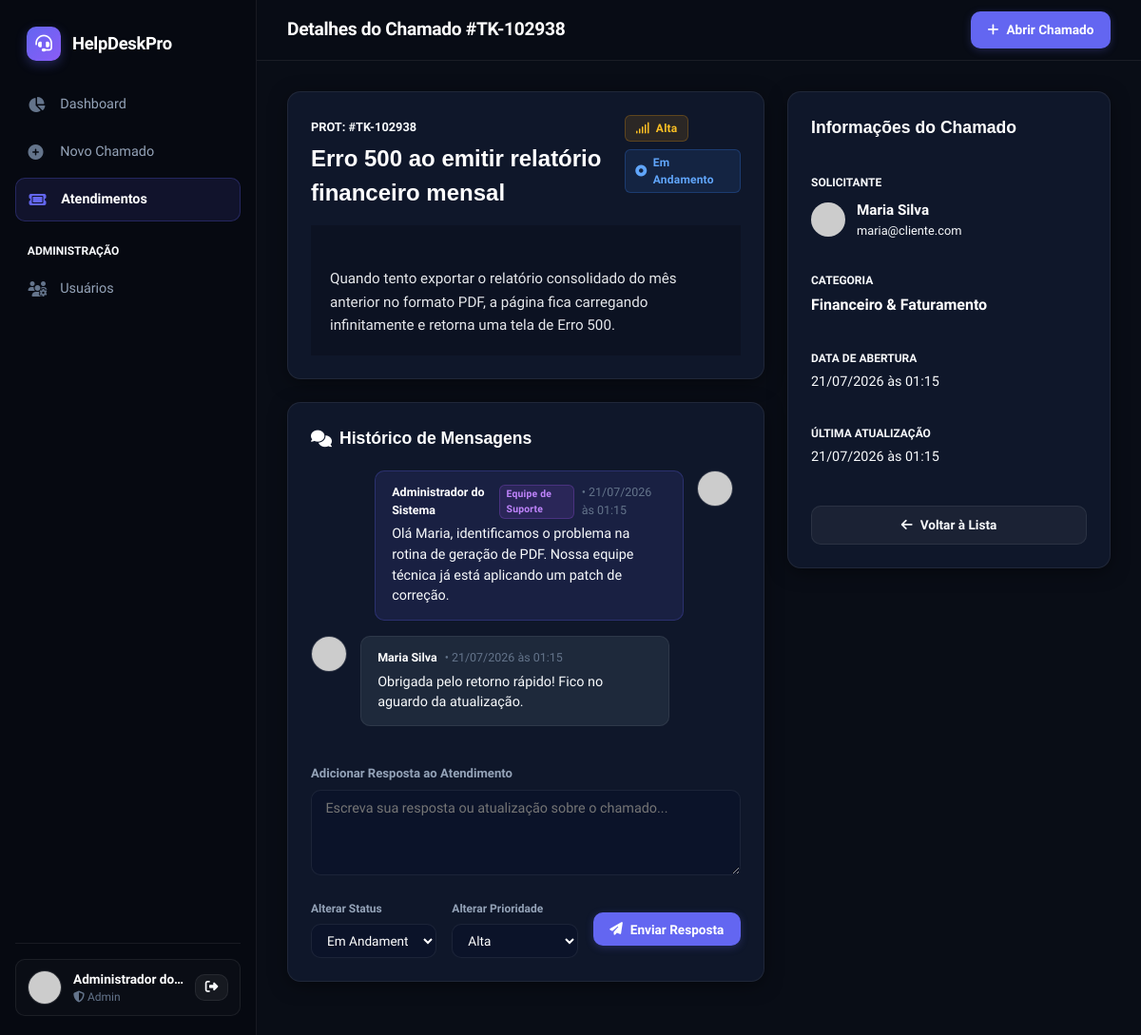
Screenshot of /ticket/TK-102938 (signed in) with the database file from the repository.
### app/models.py (models this page shows, shortened)
class User(UserMixin, db.Model):
    id = db.Column(db.Integer, primary_key=True)
    name = db.Column(db.String(100), nullable=False)
    email = db.Column(db.String(100), unique=True, nullable=False)
    phone = db.Column(db.String(20))
    password_hash = db.Column(db.String(256), nullable=False)
    is_admin = db.Column(db.Boolean, default=False)
    created_at = db.Column(db.DateTime, default=datetime.utcnow)
    tickets = db.relationship('Ticket', backref='requester', lazy=True)
    messages = db.relationship('Message', backref='author', lazy=True)
    def avatar_url(self, size=80):
        digest = hashlib.md5(self.email.lower().encode('utf-8')).hexdigest()
        return f'https://www.gravatar.com/avatar/{digest}?d=mp&s={size}'

class Ticket(db.Model):
    id = db.Column(db.Integer, primary_key=True)
    protocol = db.Column(db.String(10), unique=True, nullable=False)
    title = db.Column(db.String(120), nullable=False)
    description = db.Column(db.Text, nullable=False)
    category = db.Column(db.Enum(CategoryEnum), nullable=False, default=CategoryEnum.TECNICO)
    priority = db.Column(db.Enum(PriorityEnum), nullable=False, default=PriorityEnum.MEDIA)
    status = db.Column(db.Enum(StatusEnum), nullable=False, default=StatusEnum.ABERTO)
    created_at = db.Column(db.DateTime, default=datetime.utcnow)
    updated_at = db.Column(db.DateTime, default=datetime.utcnow, onupdate=datetime.utcnow)
    user_id = db.Column(db.Integer, db.ForeignKey('user.id'), nullable=False)
    messages = db.relationship('Message', backref='ticket', lazy=True, cascade="all, delete-orphan", order_by="Message.created_at.asc()")
    attachments = db.relationship('Attachment', backref='ticket', lazy=True, cascade="all, delete-orphan")
    @property
    def status_badge(self):
        mapping = {
            StatusEnum.ABERTO: 'badge-amber',
            StatusEnum.EM_ANDAMENTO: 'badge-blue',
            StatusEnum.AGUARDANDO_RESPOSTA: 'badge-purple',
            StatusEnum.FECHADO: 'badge-emerald'
        }
        return mapping.get(self.status, 'badge-slate')
    @property
    def priority_badge(self):
        mapping = {
            PriorityEnum.MINIMA: 'badge-slate',
            PriorityEnum.MEDIA: 'badge-blue',
            PriorityEnum.ALTA: 'badge-amber',
            PriorityEnum.MAXIMA: 'badge-rose'
        }
        return mapping.get(self.priority, 'badge-slate')

class Message(db.Model):
    id = db.Column(db.Integer, primary_key=True)
    content = db.Column(db.Text, nullable=False)
    created_at = db.Column(db.DateTime, default=datetime.utcnow)
    user_id = db.Column(db.Integer, db.ForeignKey('user.id'), nullable=False)
    ticket_id = db.Column(db.Integer, db.ForeignKey('ticket.id'), nullable=False)

### app/routes.py (the view, shortened to what this page needs)
@main_bp.route('/ticket/<protocol>', methods=['GET', 'POST'])
@login_required
def view_ticket(protocol):
    ticket = Ticket.query.filter_by(protocol=protocol).first_or_404()
    if not current_user.is_admin and ticket.user_id != current_user.id:
        flash('Acesso negado a este atendimento.', 'danger')
        return redirect(url_for('main.my_tickets'))
    return render_template('view_ticket.html', ticket=ticket, statuses=StatusEnum, priorities=PriorityEnum)

### app/__init__.py (called while the page is built)
def create_app(config_class=Config):
    app = Flask(__name__)
    app.config.from_object(config_class)
    os.makedirs(app.config['UPLOAD_FOLDER'], exist_ok=True)
    db.init_app(app)
    login_manager = LoginManager()
    login_manager.login_view = 'auth.login'
    login_manager.login_message = 'Por favor, faça login para acessar esta página.'
    login_manager.login_message_category = 'warning'
    login_manager.init_app(app)
    @login_manager.user_loader
    def load_user(user_id):
        return User.query.get(int(user_id))
    from .routes import main_bp
    from .auth import auth_bp
    app.register_blueprint(main_bp)
    app.register_blueprint(auth_bp)
    with app.app_context():
        db.create_all()
    return app

### app/templates/view_ticket.html (shortened to what this page needs)
{% extends "base.html" %}
{% block page_title %}Detalhes do Chamado #{{ ticket.protocol }}{% endblock %}
{% block content %}
<div style="display: grid; grid-template-columns: 1fr 340px; gap: 1.5rem;">
    <div>
        <div class="glass-card" style="margin-bottom: 1.5rem;">
            <div style="display: flex; align-items: flex-start; justify-content: space-between; gap: 1rem; margin-bottom: 1rem;">
                <div>
                    <span style="font-size: 0.8rem; color: var(--primary); font-weight: 700;">PROT: #{{ ticket.protocol }}</span>
                    <h2 style="font-family: 'Outfit', sans-serif; font-size: 1.5rem; font-weight: 700; color: #fff; margin-top: 0.25rem;">
                        {{ ticket.title }}
                    </h2>
                </div>
                <div style="display: flex; gap: 0.5rem; flex-wrap: wrap;">
                    <span class="badge-status {{ ticket.priority_badge }}">
                        <i class="fa-solid fa-signal"></i> {{ ticket.priority.value }}
                    </span>
                    <span class="badge-status {{ ticket.status_badge }}">
                        <i class="fa-solid fa-circle-dot"></i> {{ ticket.status.value }}
                    </span>
                </div>
            </div>
            <div style="background: rgba(0, 0, 0, 0.2); border: 1px solid var(--bg-card-border); border-radius: var(--border-radius-sm); padding: 1.25rem; font-size: 0.95rem; line-height: 1.6; white-space: pre-line; color: #e5e7eb;">
                {{ ticket.description }}
            </div>
        </div>
        <div class="glass-card" style="margin-bottom: 1.5rem;">
            <h3 style="font-family: 'Outfit', sans-serif; font-size: 1.1rem; font-weight: 600; color: #fff; margin-bottom: 1.25rem; display: flex; align-items: center; gap: 0.5rem;">
                <i class="fa-solid fa-comments text-gradient"></i> Histórico de Mensagens
            </h3>
            <div class="chat-container">
                {% if ticket.messages %}
                    {% for msg in ticket.messages %}
                        <div class="chat-bubble {% if msg.user_id == current_user.id %}bubble-user{% else %}bubble-support{% endif %}">
                            <img src="{{ msg.author.avatar_url(40) }}" class="user-avatar" style="width: 38px; height: 38px;">
                            <div class="chat-content">
                                <div class="chat-header">
                                    <span class="chat-author-name">{{ msg.author.name }}</span>
                                    {% if msg.author.is_admin %}
                                        <span class="badge-status badge-purple" style="font-size: 0.65rem; padding: 0.1rem 0.4rem;">Equipe de Suporte</span>
                                    {% endif %}
                                    <span>• {{ msg.created_at.strftime('%d/%m/%Y às %H:%M') }}</span>
                                </div>
                                <div class="chat-body">{{ msg.content }}</div>
                            </div>
                        </div>
                    {% endfor %}
                {% else %}
                    <div style="text-align: center; padding: 2rem 1rem; color: var(--text-muted); font-size: 0.9rem;">
                        <i class="fa-solid fa-comment-dots" style="font-size: 2.5rem; opacity: 0.3; margin-bottom: 0.75rem;"></i>
                        <p>Nenhuma mensagem trocada ainda. Envie uma resposta abaixo.</p>
                    </div>
                {% endif %}
            </div>
            <form method="POST" action="{{ url_for('main.view_ticket', protocol=ticket.protocol) }}" style="border-top: 1px solid var(--bg-card-border); padding-top: 1.25rem;">
                <div class="form-group">
                    <label for="message" class="form-label">Adicionar Resposta ao Atendimento</label>
                    <textarea id="message" name="message" class="form-control-custom" rows="4" placeholder="Escreva sua resposta ou atualização sobre o chamado..."></textarea>
                </div>
                <div style="display: flex; align-items: center; justify-content: space-between; gap: 1rem; flex-wrap: wrap;">
                    {% if current_user.is_admin %}
                    <div style="display: flex; gap: 1rem; flex: 1;">
                        <div style="flex: 1;">
                            <label class="form-label" style="font-size: 0.75rem;">Alterar Status</label>
                            <select name="status" class="form-control-custom" style="padding: 0.5rem 0.75rem; font-size: 0.85rem;">
                                {% for s in statuses %}
                                <option value="{{ s.name }}" {% if ticket.status == s %}selected{% endif %}>{{ s.value }}</option>
                                {% endfor %}
                            </select>
                        </div>
                        <div style="flex: 1;">
                            <label class="form-label" style="font-size: 0.75rem;">Alterar Prioridade</label>
                            <select name="priority" class="form-control-custom" style="padding: 0.5rem 0.75rem; font-size: 0.85rem;">
                                {% for p in priorities %}
                                <option value="{{ p.name }}" {% if ticket.priority == p %}selected{% endif %}>{{ p.value }}</option>
                                {% endfor %}
                            </select>
                        </div>
                    </div>
                    {% endif %}
                    <button type="submit" class="btn-custom btn-primary-custom" style="margin-left: auto;">
                        <i class="fa-solid fa-paper-plane"></i> Enviar Resposta
                    </button>
                </div>
            </form>
        </div>
    </div>
    <div>
        <div class="glass-card" style="position: sticky; top: 90px;">
            <h3 style="font-family: 'Outfit', sans-serif; font-size: 1.1rem; font-weight: 600; color: #fff; margin-bottom: 1.25rem; padding-bottom: 0.75rem; border-bottom: 1px solid var(--bg-card-border);">
                Informações do Chamado
            </h3>
            <div style="display: flex; flex-direction: column; gap: 1.1rem;">
                <div>
                    <span style="font-size: 0.75rem; color: var(--text-muted); text-transform: uppercase; font-weight: 700;">Solicitante</span>
                    <div style="display: flex; align-items: center; gap: 0.75rem; margin-top: 0.4rem;">
                        <img src="{{ ticket.requester.avatar_url(50) }}" style="width: 36px; height: 36px; border-radius: 50%;">
                        <div>
                            <div style="font-weight: 600; color: #fff; font-size: 0.95rem;">{{ ticket.requester.name }}</div>
                            <div style="font-size: 0.8rem; color: var(--text-muted);">{{ ticket.requester.email }}</div>
                        </div>
                    </div>
                </div>
                <div style="border-top: 1px solid var(--bg-card-border); padding-top: 0.8rem;">
                    <span style="font-size: 0.75rem; color: var(--text-muted); text-transform: uppercase; font-weight: 700;">Categoria</span>
                    <div style="font-weight: 600; color: #fff; margin-top: 0.2rem;">{{ ticket.category.value }}</div>
                </div>
                <div style="border-top: 1px solid var(--bg-card-border); padding-top: 0.8rem;">
                    <span style="font-size: 0.75rem; color: var(--text-muted); text-transform: uppercase; font-weight: 700;">Data de Abertura</span>
                    <div style="font-weight: 500; color: var(--text-main); margin-top: 0.2rem; font-size: 0.9rem;">
                        {{ ticket.created_at.strftime('%d/%m/%Y às %H:%M') }}
                    </div>
                </div>
                <div style="border-top: 1px solid var(--bg-card-border); padding-top: 0.8rem;">
                    <span style="font-size: 0.75rem; color: var(--text-muted); text-transform: uppercase; font-weight: 700;">Última Atualização</span>
                    <div style="font-weight: 500; color: var(--text-main); margin-top: 0.2rem; font-size: 0.9rem;">
                        {{ ticket.updated_at.strftime('%d/%m/%Y às %H:%M') }}
                    </div>
                </div>
            </div>
            <div style="margin-top: 1.5rem; padding-top: 1rem; border-top: 1px solid var(--bg-card-border);">
                <a href="{{ url_for('main.my_tickets') }}" class="btn-custom btn-secondary-custom" style="width: 100%;">
                    <i class="fa-solid fa-arrow-left"></i> Voltar à Lista
                </a>
            </div>
        </div>
    </div>
</div>
{% endblock %}

### app/templates/base.html (shortened to what this page needs)
<!DOCTYPE html>
<html lang="pt-BR">
<head>
    <link rel="stylesheet" href="https://cdnjs.cloudflare.com/ajax/libs/font-awesome/6.4.0/css/all.min.css">
    <link rel="stylesheet" href="{{ url_for('static', filename='css/style.css') }}">
</head>
<body>
{% if current_user.is_authenticated %}
<div class="app-container">
    <aside class="app-sidebar">
        <a href="{{ url_for('main.dashboard') }}" class="brand-logo">
            <div class="brand-icon">
                <i class="fa-solid fa-headset"></i>
            </div>
            <span>HelpDesk<span class="text-gradient">Pro</span></span>
        </a>
        <ul class="sidebar-menu">
            <li>
                <a href="{{ url_for('main.dashboard') }}" class="sidebar-link {% if request.endpoint == 'main.dashboard' %}active{% endif %}">
                    <i class="fa-solid fa-chart-pie"></i>
                    <span>Dashboard</span>
                </a>
            </li>
            <li>
                <a href="{{ url_for('main.create_ticket') }}" class="sidebar-link {% if request.endpoint == 'main.create_ticket' %}active{% endif %}">
                    <i class="fa-solid fa-plus-circle"></i>
                    <span>Novo Chamado</span>
                </a>
            </li>
            <li>
                <a href="{{ url_for('main.my_tickets') }}" class="sidebar-link {% if request.endpoint in ['main.my_tickets', 'main.view_ticket'] %}active{% endif %}">
                    <i class="fa-solid fa-ticket"></i>
                    <span>Atendimentos</span>
                </a>
            </li>
            {% if current_user.is_admin %}
            <li style="margin-top: 1rem; margin-bottom: 0.2rem; padding-left: 0.8rem; font-size: 0.75rem; color: var(--text-dim); text-transform: uppercase; font-weight: 700;">
                Administração
            </li>
            <li>
                <a href="{{ url_for('main.admin_users') }}" class="sidebar-link {% if request.endpoint == 'main.admin_users' %}active{% endif %}">
                    <i class="fa-solid fa-users-gear"></i>
                    <span>Usuários</span>
                </a>
            </li>
            {% endif %}
        </ul>
        <div class="sidebar-footer">
            <div class="user-profile-card">
                <img src="{{ current_user.avatar_url() }}" alt="{{ current_user.name }}" class="user-avatar">
                <div class="user-info">
                    <div class="user-name">{{ current_user.name }}</div>
                    <div class="user-role">
                        {% if current_user.is_admin %}
                            <i class="fa-solid fa-shield-halved text-gradient"></i> Admin
                        {% else %}
                            <i class="fa-solid fa-user"></i> Cliente
                        {% endif %}
                    </div>
                </div>
                <a href="{{ url_for('auth.logout') }}" class="btn-custom btn-secondary-custom" style="padding: 0.4rem 0.6rem;" title="Sair">
                    <i class="fa-solid fa-right-from-bracket"></i>
                </a>
            </div>
        </div>
    </aside>
    <div class="app-main">
        <header class="app-topbar">
            <div class="page-title-heading">
                {% block page_title %}Painel de Controle{% endblock %}
            </div>
            <div>
                <a href="{{ url_for('main.create_ticket') }}" class="btn-custom btn-primary-custom">
                    <i class="fa-solid fa-plus"></i> Abrir Chamado
                </a>
            </div>
        </header>
        <main class="app-content">
            {% block content %}{% endblock %}
        </main>
    </div>
</div>
{% endif %}
</body>
</html>

### rows the page displays
User: name "Administrador d…"
Ticket: protocol "TK-102938", title "Erro 500 ao emitir relatório financeiro mensal", priority.value "Alta", status.value "Em Andamento", description "Quando tento exportar o relatório consolidado do mês anterior no formato PDF, a página fica carregando infinitamente e retorna uma tela de Erro 500.", status "Em Andamento", priority "Alta", category.value "Financeiro & Faturamento", created_at "21/07/2026 às 01:15", updated_at "21/07/2026 às 01:15"
Message: author.name "Administrador do Sistema", shows "Equipe de Suporte", created_at "21/07/2026 às 01:15", content "Olá Maria, identificamos o problema na rotina de geração de PDF. Nossa equipe técnica já está aplicando um patch de correção."
Message: author.name "Maria Silva", created_at "21/07/2026 às 01:15", content "Obrigada pelo retorno rápido! Fico no aguardo da atualização."
User: requester.name "Maria Silva", requester.email "maria@cliente.com"
